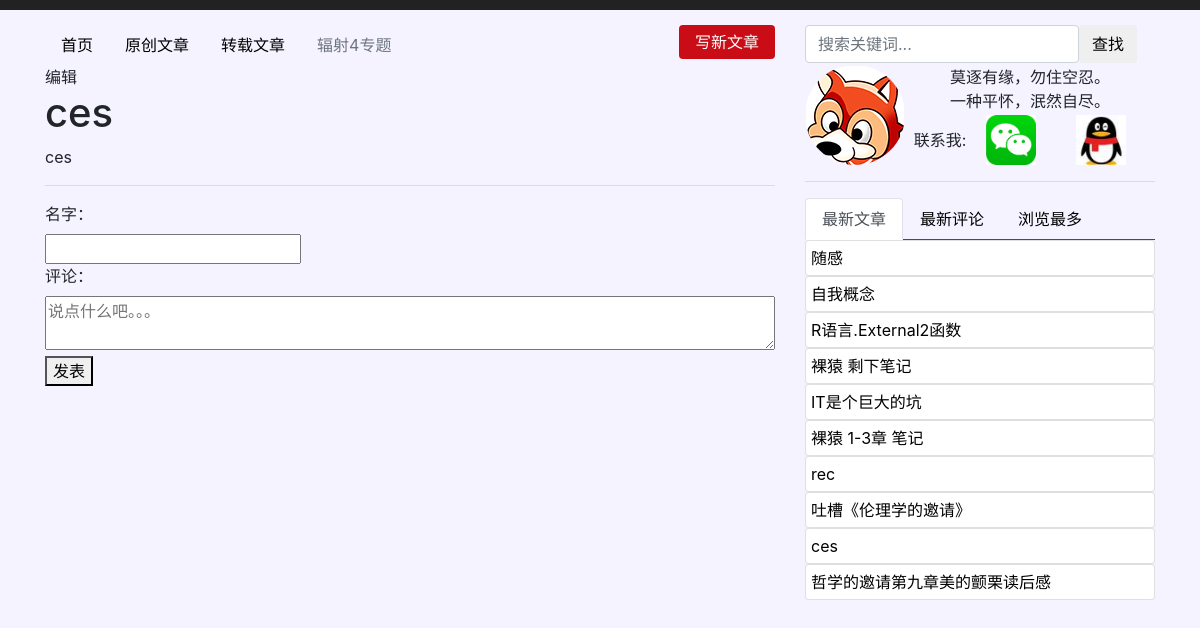
Screenshot of /article/30 with the database file from the repository.
### article/models.py (models this page shows, shortened)
class Article(models.Model):
    title = models.CharField(u'标题', max_length=256)
    content = models.TextField(u'内容')
    summary = models.TextField(u'摘要')
    tag = models.ManyToManyField(Tag, related_name='news_image')
    pub_date = models.DateTimeField(u'发表时间', auto_now_add=True, editable=True)
    class Meta:
        verbose_name = "文章"

### article/views.py (the view)
# urls.py: path('article/<int:article_id>', views.article),
def article(request, article_id):
    template = get_template('article.html')
    article = Article.objects.get(id=article_id) #查询指定类型的文章
    content = article.content
    hots = Article.objects.order_by('?')[:10]
    comments = Comments.objects.filter(article=article_id)
    html = template.render({
        'comments': comments,
        'hots': hots,
        'article': article,
        'form': CommentForm(),
        'content': markdown.markdown(
            content,
            extensions=[
                'markdown.extensions.extra',
                'markdown.extensions.codehilite',
                'markdown.extensions.toc',
            ]
        ),
    })
    return HttpResponse(html)

### comments/forms.py
class CommentForm(forms.ModelForm):
    class Meta:
        model = Comments
        fields = ['name', 'text']

### templates/article.html (shortened to what this page needs)
{% extends 'base.html' %}
{% block content %}
    <span class="edit">编辑</span>
    <h1>{{ article.title }}</h1>
    <div class="article">
        {{ content | safe }}
    </div>
    <hr>
    <section>
            <form class="comment-form" onsubmit="return false;">
                    <div class="row">
                        <div class="col-md-4">
                            <label for="{{ form.name.id_for_label }}">名字：</label>
                            {{ form.name }}
                        </div>
                        <div class="col-md-12">
                            <label for="{{ form.comment.id_for_label }}">评论：</label>
                            <textarea name="text" required="" id="id_text" placeholder="说点什么吧。。。"></textarea>
                            <button type="submit" class="comment-btn">发表</button>
                        </div>
                    </div>
            </form>
    </section>
{% endblock %}

### templates/base.html (shortened to what this page needs)
{% load static %}
<!doctype html>
<html lang="zh-cn">
  <head>
    <link rel="stylesheet" href="https://stackpath.bootstrapcdn.com/bootstrap/4.1.1/css/bootstrap.min.css">
    <link rel="stylesheet" href="{% static 'other/codestyle.css' %}">
    <link rel="stylesheet" href="{% static 'other/common.css' %}">
    <link rel="stylesheet" href="{% static 'other/list.css' %}">
  </head>
  <body>
    <div class="container">
        <div class="row  justify-content-center">
            <div class="col-sm-8 navbox">
                <ul class="nav">
                    <li class="nav-item"> <a class="nav-link active" href="#">首页</a> </li>
                    <li class="nav-item"> <a class="nav-link" href="#">原创文章</a> </li>
                    <li class="nav-item"> <a class="nav-link" href="#">转载文章</a> </li>
                    <li class="nav-item"> <a class="nav-link disabled" href="#">辐射4专题</a> </li>
                </ul>
                <ul class="nav">
                        <li class="nav-item"> <a class="nav-link newarticle" href="/editor/0">写新文章</a> </li>
                </ul>
            </div>
            <div class="col-sm-4">
                <form method="get" id="searchform" class="form-inline clearfix" action="{% url 'search' %}">
                <input class="form-control" name="search" id="s" placeholder="搜索关键词..." type="text">
                <button class="btn btn-green btn-small"> 查找</button>
                </form>
            </div>
        </div>
        <div class="row">
            <div class="col-sm-8">
                {% block content %}
                {% endblock %}
            </div>
            <div class="col-sm-4">
                    <div class="information flex">
                        <div class="touxiang"><img src="{% static 'other/hulitou.png' %}" style="border-radius:50%;">
                        </div>
                        <div class="touxiangright flex">
                            <div class="zuoyouming">莫逐有缘，勿住空忍。<br>一种平怀，泯然自尽。</div>
                            <div class="jumpout">
                                <div class="contactme">
                                    <span>联系我:</span>
                                    <a class="weixin" href="javascript:">
                                        <img src="{% static 'other/weixin.jpeg' %}" alt="" class="weixinlogo">
                                    </a>
                                    <a class="qq" href="javascript:">
                                        <img src="{% static 'other/qq.jpeg' %}" alt="" class="qqlogo">
                                    </a>
                                </div>
                            </div>
                        </div>
                    </div>
                <hr>
            <div>
                    <ul class="nav nav-tabs" id="myTab" role="tablist">
                            <li class="nav-item">
                              <a class="nav-link active" id="home-tab" data-toggle="tab" href="#home" role="tab" aria-controls="home" aria-selected="true">最新文章</a>
                            </li>
                            <li class="nav-item">
                              <a class="nav-link" id="profile-tab" data-toggle="tab" href="#profile" role="tab" aria-controls="profile" aria-selected="false">最新评论</a>
                            </li>
                            <li class="nav-item">
                              <a class="nav-link" id="contact-tab" data-toggle="tab" href="#contact" role="tab" aria-controls="contact" aria-selected="false">浏览最多</a>
                            </li>
                          </ul>
                          <div class="tab-content" id="myTabContent">
                            <div class="tab-pane fade show active" id="home" role="tabpanel" aria-labelledby="home-tab">
                                <ul class="list-group">
                                {% for hot in hots %}
                                    <li style="color:black;">
                                        <a href="article/{{ hot.id }}" class="list-group-item clearfix" target="_blank">
                                            {{ hot.title }}
                                        </a>
                                    </li>
                                {% endfor %}
                                </ul>
                            </div>
                          </div>
            </div>
            </div>
        </div>
    </div>
    </body>
</html>

### static/other/common.css (style rules this page uses)
body { background-color: #f5f3ff; padding:15px; border-top:#222 10px solid; }
.newarticle { padding: 5px 16px; border: none; color: #fff; background-color: #ca0c16; border-radius: 4px; white-space: nowrap; font-size: 16px; }
ul { list-style-type:none; }
ul.list-group li a { white-space: nowrap; overflow: hidden; text-overflow: ellipsis; padding: 5px; }
ul.nav-tabs { border-bottom: 1px solid green }
a { color:black; }
.flex { display: flex; align-items: center; }
.touxiang { width: 100px; height: 100px; }
.zuoyouming { width: 100%; height: 50px; font-size:16px; text-align: center; white-space: nowrap; overflow: hidden; }
.touxiangright { width: 100%; height: 100px; flex-direction: column; }
.navbox { display:flex; justify-content: space-between; }
a.weixin, a.qq { position: relative; width: 50px; height: 50px; display: block; margin: 0 20px; }
.weixinlogo , .qqlogo { width: 50px; height: 50px; }
.contactme { display:flex; align-items: center; }

### static/other/list.css (style rules this page uses)
div textarea { width: 100%; }

### rows the page displays
Article: title "ces"
Article: title "随感"
Article: title "自我概念"
Article: title "R语言.External2函数"
Article: title "裸猿 剩下笔记"
Article: title "IT是个巨大的坑"
Article: title "裸猿 1-3章 笔记"
Article: title "rec"
Article: title "吐槽《伦理学的邀请》"
Article: title "哲学的邀请第九章美的颤栗读后感"

### other values shown
{{ content | safe }} "ces"
